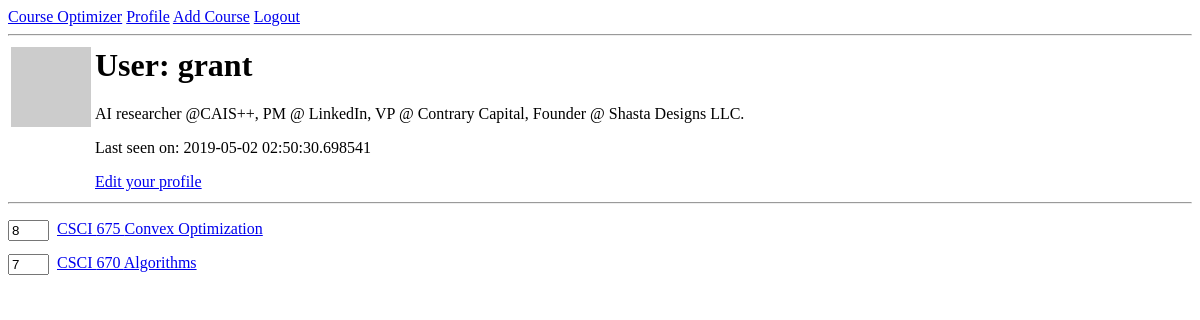
Before: /user/grant (signed in) with the older database file.
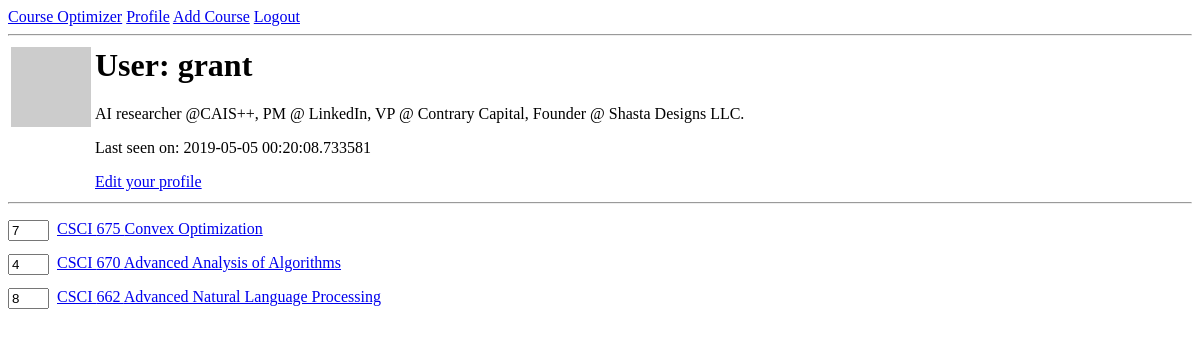
After: the same page with the newer database file.
### app/models.py (models this page shows, shortened)
class User(UserMixin, db.Model):
    id = db.Column(db.Integer, primary_key=True)
    username = db.Column(db.String(64), unique=True, nullable=False)
    email = db.Column(db.String(120), unique=True, nullable=False)
    password_hash = db.Column(db.String(128))
    courses = db.relationship('Course', backref='user', lazy='dynamic')
    departments = db.relationship('Department', backref='user', lazy='dynamic')
    about_me = db.Column(db.String(140))
    last_seen = db.Column(db.DateTime, default=datetime.utcnow)
    def avatar(self, size):
        digest = md5(self.email.lower().encode('utf-8')).hexdigest()
        return 'https://www.gravatar.com/avatar/{}?d=identicon&s={}'.format(
            digest, size)

class Course(db.Model):
    id = db.Column(db.Integer, primary_key=True)
    prefix = db.Column(db.String(8), nullable=False)
    number = db.Column(db.Integer, nullable=False)
    title = db.Column(db.String(100))
    description = db.Column(db.Text)
    units = db.Column(db.Integer)
    value = db.Column(db.Integer)
    user_id = db.Column(db.Integer, db.ForeignKey('user.id'), nullable=False)

### app/routes.py (the view)
@app.route('/user/<username>', methods=['GET', 'POST'])
@login_required
def user(username):
    user = User.query.filter_by(username=username).first_or_404()
    if user.courses.first() == None:
        return redirect('new_user/' + str(current_user.username))
    drop_form = DropCourseForm()
    val_form = UpdateCourseValForm()
    if drop_form.validate_on_submit() and 'drop_course' in request.form:
        course = user.courses.filter_by(id=request.form['drop_course_id']).one()
        db.session.delete(course)
        db.session.commit()
        flash('You dropped ' + course.title)
        return redirect('user/' + str(current_user.username))
    elif val_form.validate_on_submit() and 'value' in request.form:
        course = user.courses.filter_by(id=request.form['val_course_id']).one()
        course.value = val_form.value.data
        db.session.commit()
        flash('Course value has been updated.')
        return redirect(url_for('user', username=current_user.username))
    return render_template('user.html', user=user, drop_form=drop_form,
                           val_form=val_form)

### app/forms.py
class DropCourseForm(FlaskForm):
    drop_course = SubmitField('Drop Course')

class UpdateCourseValForm(FlaskForm):
    value = IntegerField('Value', validators=[DataRequired()])

### app/models.py (called while the page is built)
@login.user_loader
def load_user(id):
    return User.query.get(int(id))

### app/routes.py (called while the page is built)
@app.before_request
def before_request():
    if current_user.is_authenticated:
        current_user.last_seen = datetime.utcnow()
        db.session.commit()

### app/templates/user.html
{% extends "base.html" %}
{% block content %}
  <table>
    <tr valign="top">
      <td><img src="{{ user.avatar(128) }}"></td>
      <td>
        <h1>User: {{ user.username }}</h1>
        {% if user.about_me %}
          <p>{{ user.about_me }}</p>
        {% endif %}
        {% if user.last_seen %}
          <p>Last seen on: {{ user.last_seen }}</p>
        {% endif %}
        {% if user == current_user %}
          <p><a href="{{ url_for('edit_profile') }}">Edit your profile</a></p>
        {% endif %}
      </td>
    </tr>
  </table>
  <hr>
  <div>
    {% for course in user.courses %}
      {% include '_course.html' %}
    {% endfor %}
  </div>
{% endblock %}

### app/templates/base.html (shortened to what this page needs)
<html>
    <head>
        <link rel="stylesheet" href="../static/css/main.css">
    </head>
    <body>
        <div>
            <a href="{{ url_for('index') }}">Course Optimizer</a>
            {% if current_user.is_anonymous %}
            <a href="{{ url_for('login') }}">Login</a>
            <a href="{{ url_for('register') }}">New Account</a>
            {% else %}
            <a href="{{ url_for('user', username=current_user.username) }}">Profile</a>
            <a href="{{ url_for('add_course') }}">Add Course</a>
            <a href="{{ url_for('logout') }}">Logout</a>
            {% endif %}
        </div>
        <hr>
        {% block content %}{% endblock %}
    </body>
</html>

### app/templates/_course.html (shortened to what this page needs)
<div class="course_container">
  <div class="course_title">
    <form action="" method="post">
      <input type="text" name="value" value={{ course.value }} size=2>
    </form>
    <a href="#">
      {{ course.prefix }} {{ course.number }} {{ course.title }}
    </a>
  </div>
</div>

### app/static/css/main.css (style rules this page uses)
.course_title input { float:left; }

Changed rows visible on the page:
changed User "grant": last_seen "2019-05-02 02:50:30.698541" → "2019-05-05 00:20:08.733581"
changed Course "Convex Optimization": value "8" → "7"
changed Course: value "7" → "4"; title "Algorithms" → "Advanced Analysis of Algorithms"
added Course: value "8", prefix "CSCI", number "662", title "Advanced Natural Language Processing"
